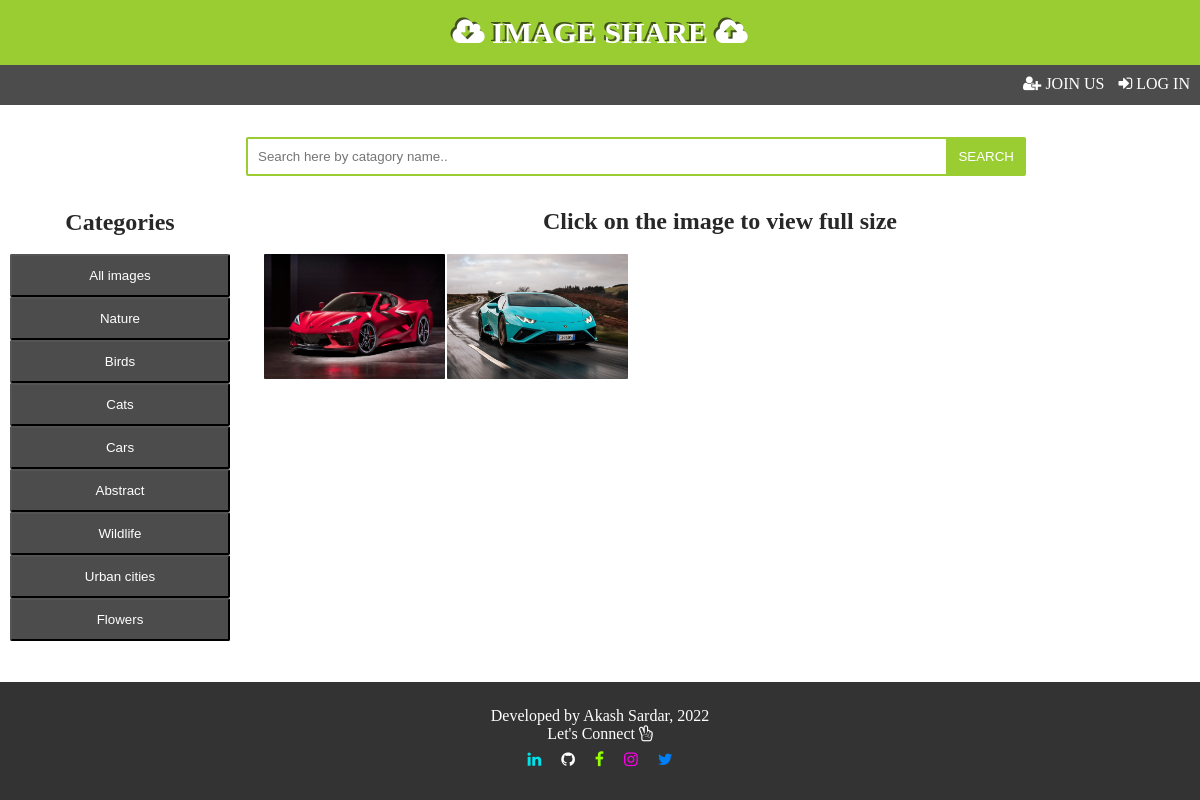
Before: /catgsearch/Cars with the older database file.
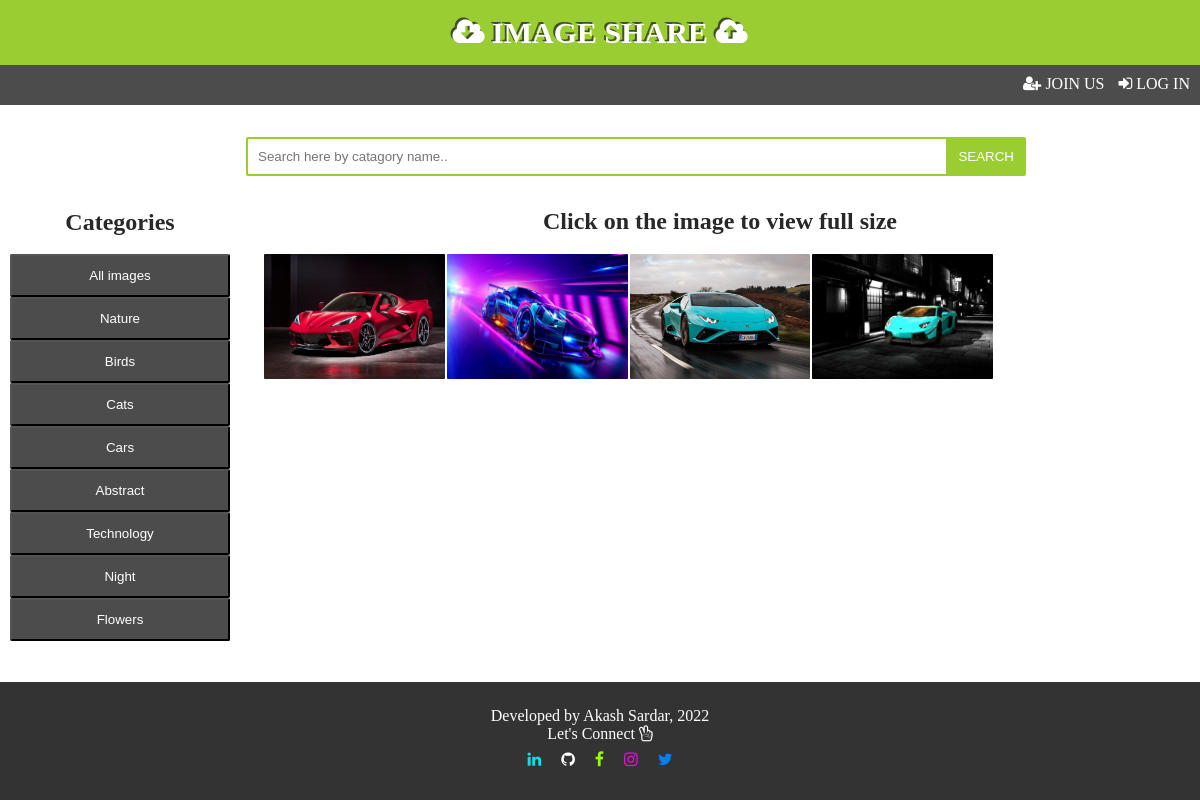
After: the same page with the newer database file.
### myApp/models.py (models this page shows, shortened)
class Category(models.Model):
    title=models.CharField(max_length=100)
    def __str__(self):
        return self.title

class Image(models.Model):
    photo=models.ImageField(upload_to="allimages")
    date=models.DateTimeField(auto_now_add=True)
    user=models.ForeignKey(User,on_delete=models.CASCADE)
    capt=models.TextField(blank=True, null=True)
    catg=models.ForeignKey(Category,on_delete=models.CASCADE)

### myApp/views.py (the view)
# urls.py: path('catgsearch/<str:catg>', views.catgsearch,name='catgsearch'),
def catgsearch(request,catg):
    allcatg=Category.objects.all()
    images=Image.objects.all()
    category=Category.objects.all()
    if catg=="allimg":
        images=Image.objects.all()
    else:
        for ac in allcatg:
            if str(ac.title)==catg:
                images=Image.objects.filter(catg=ac)
    context={'images':images,'category':category,'visitor':False,'registered':request.user.is_authenticated}
    return render(request,'homepage.html',context)

### myApp/templates/homepage.html (shortened to what this page needs)
{% include 'header.html' %}
</head>
<body>
    <div class="app-name">
        <h2><i class="fa fa-cloud-download"></i> IMAGE SHARE</i> <i class="fa fa-cloud-upload"></i></h2>
    </div>
    <div class="container">
        {% if registered %}
        <a href="#"><i class="fa fa-user-circle"></i> {{user}}</a>
        <a href="/dashboard/"><i class="fa fa-address-card-o"></i> PROFILE</a>
        <a href="/logout/"><i class="fa fa-sign-out"></i> LOG OUT</a>
        {% else %}
        <a href="/signup/"><i class="fa fa-user-plus"></i> JOIN US</a>
        <a href="/login/"><i class="fa fa-sign-in"></i> LOG IN</a>
        {% endif %}
    </div>
    <div class="search-bar">
        <form action="/manualsearch/" method="post">
            <input type="text" placeholder="Search here by catagory name.." name="searchbar">
            <input type="submit" value="SEARCH">
        </form>
    </div>
    <br>
    <div class="grid-container">
        <div class="category-list">
            <div class="my-posts">
                <h2>Categories</h2><br>
            </div>
            <div class="cat-tiles">
                <a href="{% url 'catgsearch' 'allimg' %}" class=""><button class="cat-items">All images</button></a>
                {% for catg in category %}
                <a href="{% url 'catgsearch' catg %}" class=""><button class="cat-items">{{catg}}</button></a>
                {% endfor %}
            </div>
        </div>
        <div class="tiles">
            <div class="my-posts">
                <h2>Click on the image to view full size</h2><br>
            </div>
            <div class="gallery">
                {% for image in images %}
                    <div class="repeat">
                        <a href="{% url 'selectimg' image.catg image.id %}">
                            <img src="{{image.photo.url}}" alt=""><br>
                        </a>
                    </div>
                {% endfor %}
            </div>
        </div>
    </div>
    <br><br>
{% include 'footer.html' %}

### myApp/templates/header.html (shortened to what this page needs)
<!DOCTYPE html>
<html lang="en">
<head>
    {% load static %}
    <link rel='stylesheet' href="{% static 'style.css' %}">
    <link rel="stylesheet" href="https://cdnjs.cloudflare.com/ajax/libs/font-awesome/4.7.0/css/font-awesome.min.css">

### myApp/templates/footer.html
<div class="footer">
    <label style="color:white"> Developed by Akash Sardar, 2022</label><br>
    <label style="color:white">Let's Connect <i class="fa fa-hand-peace-o"></i></label>
    <br>
    <a href="https://www.linkedin.com/in/akash-sardar-118858184/" style="margin: 8px; text-decoration: none; color:rgb(0, 227, 235)" class="fa fa-linkedin"></a>
    <a href="https://github.com/ACashSardar" style="margin: 8px; text-decoration: none; color:rgb(255, 255, 255)" class="fa fa-github"></a>
    <a href="https://www.facebook.com/akash.sardar.1717" style="margin: 8px; text-decoration: none; color:rgb(150, 255, 0)" class="fa fa-facebook"></a>
    <a href="https://www.instagram.com/lazer.kitty/" style="margin: 8px; text-decoration: none; color:rgb(255, 0, 234)" class="fa fa-instagram"></a>
    <a href="https://twitter.com/AkashSa50571000" style="margin: 8px; text-decoration: none; color:rgb(0, 128, 248)" class="fa fa-twitter"></a>
    <br>
</div>
</body>
</html>

### myApp/static/style.css (style rules this page uses)
* { margin: 0; padding: 0; box-sizing: border-box; }
body { background: white; display:grid; grid-template-rows: auto 1fr auto; min-height:100vh; }
.search-bar { padding: 10px; font-family: Calibri light; color: black; }
.search-bar input[type='text'] { position:relative; width:60%; left: 20%; padding: 10px; border-radius: 2px; border:2px solid yellowgreen; }
.search-bar input[type='submit'] { position:relative; width:80px; left: 19%; padding: 10px; border-radius: 2px; background: yellowgreen; color: white; border:2px solid yellowgreen; }
.user-forms label,h1,p,a { color: black; font-family: Calibri Light;; }
.app-name { padding: 10px; color: white; background: yellowgreen; font-family: cursive; text-align: center; font-size: 20px; text-shadow: -2px -2px rgba(30, 30, 30, 0.7); line-height: 1.5; }
.gallery,.photo_comments,.gallery-user-profile { display: grid; position: relative; left: 2%; grid-template-columns: repeat(5, 20%); grid-column-gap: 0px; width: 96%; text-align: right; color: white; }
.gallery img { width: 100%; height: 100%; border-radius: 2px; border: 1px solid white; }
.repeat { background: inherit; height: 100%; font-family: Calibri Light; }
.container { font-family: Calibri Light; text-align: right; padding: 10px; background: rgba(0, 0, 0,0.7); max-height: 40px; }
.container a { color: white; text-decoration: none; margin-left:10px; }
.grid-container { display: grid; grid-template-columns: 1fr 4fr; }
.my-posts { text-align: center; color: rgb(40, 40, 40); font-family: Calibri Light; }
.category-list { padding:5px; border-radius: 10px; margin: 0px 5px; background: white; }
.tiles { padding: 4px; }
.cat-items { width:100%; padding: 12px 4px; color: white; background: rgba(0, 0, 0,0.7); text-align: center; border-radius: 2px; }
.footer { background-color: rgba(0, 0, 0, 0.8); color: white; position: relative; font-family: Calibri Light; text-align: center; font-size: calc(10px + 0.5vw); padding: 25px 0px; }

Changed rows visible on the page:
removed Category: title "Wildlife"
removed Category: title "Urban cities"
added Category: title "Technology"
added Category: title "Night"
added Image: photo (picture)
added Image: photo (picture)
